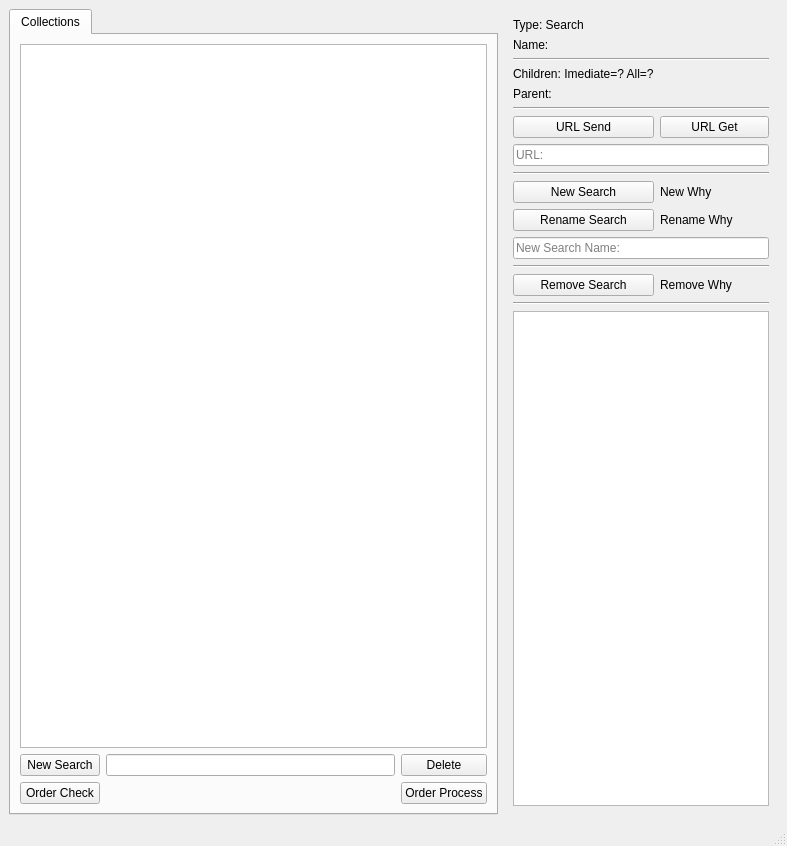
<?xml version="1.0" encoding="UTF-8"?>
<ui version="4.0">
 <class>MainWindow</class>
 <widget class="QMainWindow" name="MainWindow">
  <property name="geometry">
   <rect>
    <x>0</x>
    <y>0</y>
    <width>787</width>
    <height>846</height>
   </rect>
  </property>
  <property name="sizePolicy">
   <sizepolicy hsizetype="Expanding" vsizetype="Expanding">
    <horstretch>1</horstretch>
    <verstretch>1</verstretch>
   </sizepolicy>
  </property>
  <property name="windowTitle">
   <string>MainWindow</string>
  </property>
  <widget class="QWidget" name="centralwidget">
   <property name="sizePolicy">
    <sizepolicy hsizetype="Expanding" vsizetype="Expanding">
     <horstretch>1</horstretch>
     <verstretch>1</verstretch>
    </sizepolicy>
   </property>
   <layout class="QGridLayout" name="gridLayout_9" columnstretch="0,0">
    <item row="0" column="0">
     <widget class="QTabWidget" name="tree_tabs">
      <property name="sizePolicy">
       <sizepolicy hsizetype="Expanding" vsizetype="Expanding">
        <horstretch>1</horstretch>
        <verstretch>1</verstretch>
       </sizepolicy>
      </property>
      <property name="currentIndex">
       <number>0</number>
      </property>
      <widget class="QWidget" name="collections_tab">
       <attribute name="title">
        <string>Collections</string>
       </attribute>
       <layout class="QGridLayout" name="gridLayout_12">
        <item row="3" column="0">
         <widget class="QPushButton" name="collections_check">
          <property name="text">
           <string>Order Check</string>
          </property>
         </widget>
        </item>
        <item row="3" column="2">
         <widget class="QPushButton" name="collections_process">
          <property name="text">
           <string>Order Process</string>
          </property>
         </widget>
        </item>
        <item row="1" column="0" colspan="3">
         <widget class="QTreeView" name="collections_tree"/>
        </item>
        <item row="2" column="0">
         <widget class="QPushButton" name="collections_new">
          <property name="text">
           <string>New Search</string>
          </property>
         </widget>
        </item>
        <item row="2" column="1">
         <widget class="QLineEdit" name="collections_line"/>
        </item>
        <item row="2" column="2">
         <widget class="QPushButton" name="collections_delete">
          <property name="text">
           <string>Delete</string>
          </property>
         </widget>
        </item>
       </layout>
      </widget>
     </widget>
    </item>
    <item row="0" column="1">
     <widget class="QStackedWidget" name="panels">
      <property name="currentIndex">
       <number>4</number>
      </property>
      <widget class="QWidget" name="none_panel">
       <layout class="QGridLayout" name="gridLayout_5">
        <item row="0" column="0">
         <widget class="QLabel" name="none_panel_name">
          <property name="text">
           <string>Type: None</string>
          </property>
         </widget>
        </item>
        <item row="2" column="0">
         <widget class="QListView" name="none_panel_list"/>
        </item>
        <item row="1" column="0">
         <widget class="Line" name="none_panel_horizontal_line">
          <property name="orientation">
           <enum>Qt::Horizontal</enum>
          </property>
         </widget>
        </item>
       </layout>
      </widget>
      <widget class="QWidget" name="collection_panel">
       <layout class="QGridLayout" name="gridLayout_4">
        <item row="1" column="0">
         <widget class="QLabel" name="collection_panel_name">
          <property name="text">
           <string>Name:</string>
          </property>
         </widget>
        </item>
        <item row="0" column="0">
         <widget class="QLabel" name="collection_panel_type">
          <property name="text">
           <string>Type: Collection</string>
          </property>
         </widget>
        </item>
        <item row="3" column="0">
         <widget class="QTableView" name="collection_panel_table"/>
        </item>
        <item row="2" column="0">
         <widget class="Line" name="collection_panel_horizontal_line">
          <property name="orientation">
           <enum>Qt::Horizontal</enum>
          </property>
         </widget>
        </item>
       </layout>
      </widget>
      <widget class="QWidget" name="directory_panel">
       <layout class="QGridLayout" name="gridLayout_3">
        <item row="1" column="0">
         <widget class="QLabel" name="directory_panel_name">
          <property name="text">
           <string>Name:</string>
          </property>
         </widget>
        </item>
        <item row="3" column="0">
         <widget class="QTreeView" name="directory_panel_tree"/>
        </item>
        <item row="0" column="0">
         <widget class="QLabel" name="directory_panel_type">
          <property name="text">
           <string>Type: Directory</string>
          </property>
         </widget>
        </item>
        <item row="2" column="0">
         <widget class="Line" name="directiory_panel_horizontal_line">
          <property name="orientation">
           <enum>Qt::Horizontal</enum>
          </property>
         </widget>
        </item>
       </layout>
      </widget>
      <widget class="QWidget" name="table_panel">
       <property name="minimumSize">
        <size>
         <width>16</width>
         <height>0</height>
        </size>
       </property>
       <layout class="QGridLayout" name="gridLayout_2">
        <item row="1" column="0">
         <widget class="QLabel" name="table_panel_name">
          <property name="text">
           <string>Name:</string>
          </property>
         </widget>
        </item>
        <item row="3" column="0">
         <widget class="QTableView" name="tabep_panel_view"/>
        </item>
        <item row="0" column="0">
         <widget class="QLabel" name="table_panel_type">
          <property name="text">
           <string>Type: Table</string>
          </property>
         </widget>
        </item>
        <item row="2" column="0">
         <widget class="Line" name="table_panel_horizontal_line">
          <property name="orientation">
           <enum>Qt::Horizontal</enum>
          </property>
         </widget>
        </item>
       </layout>
      </widget>
      <widget class="QWidget" name="search_panel">
       <layout class="QGridLayout" name="gridLayout">
        <item row="11" column="1">
         <widget class="QLabel" name="search_panel_new_why">
          <property name="text">
           <string>New Why</string>
          </property>
         </widget>
        </item>
        <item row="13" column="0" colspan="2">
         <widget class="QLineEdit" name="search_panel_new_name_line">
          <property name="placeholderText">
           <string>New Search Name:</string>
          </property>
         </widget>
        </item>
        <item row="11" column="0">
         <widget class="QPushButton" name="search_panel_new">
          <property name="text">
           <string>New Search</string>
          </property>
         </widget>
        </item>
        <item row="16" column="0">
         <widget class="QPushButton" name="search_panel_remove">
          <property name="text">
           <string>Remove Search</string>
          </property>
         </widget>
        </item>
        <item row="6" column="0" colspan="2">
         <widget class="Line" name="search_panel_horizontal_line2">
          <property name="orientation">
           <enum>Qt::Horizontal</enum>
          </property>
         </widget>
        </item>
        <item row="7" column="0">
         <widget class="QPushButton" name="search_panel_url_send">
          <property name="text">
           <string>URL Send</string>
          </property>
         </widget>
        </item>
        <item row="2" column="0" colspan="2">
         <widget class="Line" name="search_panel_horizontal_line1">
          <property name="orientation">
           <enum>Qt::Horizontal</enum>
          </property>
         </widget>
        </item>
        <item row="1" column="0" colspan="2">
         <widget class="QLabel" name="search_panel_name">
          <property name="text">
           <string>Name:</string>
          </property>
         </widget>
        </item>
        <item row="7" column="1">
         <widget class="QPushButton" name="search_panel_url_get">
          <property name="text">
           <string>URL Get</string>
          </property>
         </widget>
        </item>
        <item row="17" column="0" colspan="2">
         <widget class="Line" name="search_panel_horizontal_line5">
          <property name="orientation">
           <enum>Qt::Horizontal</enum>
          </property>
         </widget>
        </item>
        <item row="0" column="0" colspan="2">
         <widget class="QLabel" name="search_panel_type">
          <property name="text">
           <string>Type: Search</string>
          </property>
         </widget>
        </item>
        <item row="21" column="0" colspan="2">
         <widget class="QTableView" name="search_panel_view"/>
        </item>
        <item row="4" column="0" colspan="2">
         <widget class="QLabel" name="search_panel_parent_name">
          <property name="text">
           <string>Parent:</string>
          </property>
         </widget>
        </item>
        <item row="9" column="0" colspan="2">
         <widget class="QLineEdit" name="search_panel_url">
          <property name="enabled">
           <bool>true</bool>
          </property>
          <property name="readOnly">
           <bool>false</bool>
          </property>
          <property name="placeholderText">
           <string>URL:</string>
          </property>
         </widget>
        </item>
        <item row="16" column="1">
         <widget class="QLabel" name="search_panel_remove_why">
          <property name="text">
           <string>Remove Why</string>
          </property>
         </widget>
        </item>
        <item row="14" column="0" colspan="2">
         <widget class="Line" name="search_panel_horizontal_line4">
          <property name="orientation">
           <enum>Qt::Horizontal</enum>
          </property>
         </widget>
        </item>
        <item row="10" column="0" colspan="2">
         <widget class="Line" name="search_panel_horizontal_line3">
          <property name="orientation">
           <enum>Qt::Horizontal</enum>
          </property>
         </widget>
        </item>
        <item row="12" column="0">
         <widget class="QPushButton" name="search_panel_rename">
          <property name="text">
           <string>Rename Search</string>
          </property>
         </widget>
        </item>
        <item row="12" column="1">
         <widget class="QLabel" name="search_panel_rename_why">
          <property name="text">
           <string>Rename Why</string>
          </property>
         </widget>
        </item>
        <item row="3" column="0">
         <widget class="QLabel" name="search_panel_children_counts">
          <property name="text">
           <string>Children: Imediate=? All=?</string>
          </property>
         </widget>
        </item>
       </layout>
      </widget>
     </widget>
    </item>
   </layout>
  </widget>
  <widget class="QMenuBar" name="menubar">
   <property name="geometry">
    <rect>
     <x>0</x>
     <y>0</y>
     <width>787</width>
     <height>38</height>
    </rect>
   </property>
  </widget>
  <widget class="QStatusBar" name="statusbar"/>
 </widget>
 <resources/>
 <connections/>
</ui>
